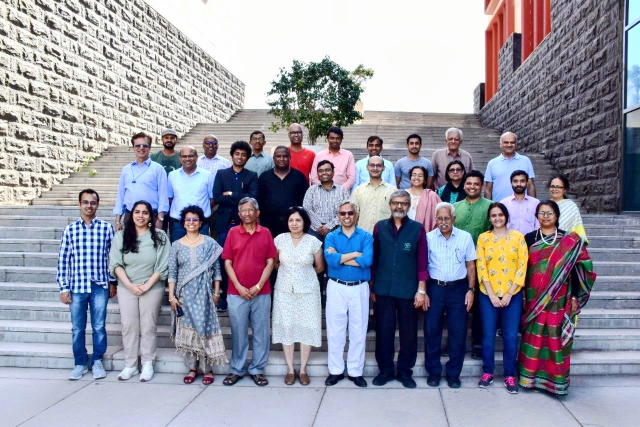
#> input picture Plaksha_Faculty.jpg, 1280 x 854 px (shown at 1/2 size)
$ jupyter execute --allow-errors 'Lab 5-Spring 2026.ipynb'
#> lines starting #> are read from the running program, lines starting #| are printed output that depends on the picture; after the words box and inside, x2 and y2 are one past the last pixel; in counts of white or black regions, pixels touching at a corner belong together
#### Instructions
###### Follow the instructions given in comments prefixed with ## and write your code below that.
###### Also fill the partial code in given blanks.
###### Don't make any changes to the rest part of the codes

### Answer the questions given at the end of this notebook within your report.

### You would need to submit your GitHub repository link. Refer to the PDF document for the instructions and details.

[cell 1]
import cv2
import numpy as np
import matplotlib.pyplot as plt
import sklearn
from sklearn.cluster import KMeans
from scipy.spatial import distance
from matplotlib.offsetbox import OffsetImage, AnnotationBbox

[cell 2]
## Reading the image plaksha_Faculty.jpg
plaksha_faculty = cv2.imread("Plaksha_Faculty.jpg")
#> plaksha_faculty is the input picture: shape (854, 1280, 3); mean B, G, R 162.4, 149, 149.2
## Convert the image to grayscale
plaksha_faculty_grey= cv2.cvtColor(plaksha_faculty,cv2.COLOR_BGR2GRAY)
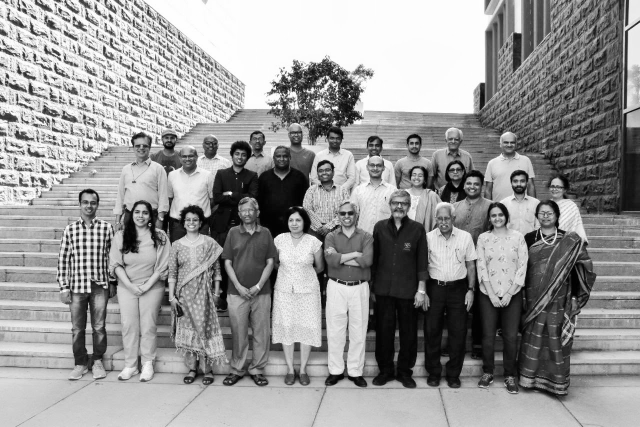
#> plaksha_faculty_grey: shape (854, 1280) (shown at 1/2 size); min 0, max 255, mean 150.6

# Loading the required haar-cascade xml classifier file
face_cascade = cv2.CascadeClassifier(cv2.data.haarcascades + "haarcascade_frontalface_default.xml")

# Applying the face detection method on the grayscale image.
## Change the parameters for better detection of faces in your case.
faces_rect = face_cascade.detectMultiScale(plaksha_faculty_grey, 1.15, 7)
#> faces_rect = 21 rows, first 6: [320, 262, 37, 37], [502, 267, 29, 29], [655, 266, 30, 30], [811, 274, 35, 35], [1091, 359, 39, 39], [570, 426, 40, 40]

# Define the text and font parameters
text ="Face" ## The text you want to write
font = cv2.FONT_HERSHEY_SIMPLEX## Font type
font_scale = 0.5  ## Font scale factor
font_color = (0,0,255)  ## Text color in BGR format (here, it's red)
font_thickness = 3  ## Thickness of the text


# Iterating through rectangles of detected faces
for (x, y, w, h) in faces_rect:
    cv2.rectangle(plaksha_faculty, (x, y), (x+w, y+h), (0, 0, 255), 2)
    # Use cv2.putText to add the text to the image, Use text, font, font_scale, font_color, font_thickness here
    cv2.putText(plaksha_faculty, text, (x,y-20), font, font_scale, font_color, font_thickness)
#> this loop made 21 passes
#> (x, y, w, h) on passes 1 to 12: (320, 262, 37, 37), (502, 267, 29, 29), (655, 266, 30, 30), (811, 274, 35, 35), (1091, 359, 39, 39), (570, 426, 40, 40), (463, 296, 34, 34), (729, 314, 44, 44), (891, 326, 39, 39), (632, 328, 35, 35), (819, 338, 33, 33), (1017, 346, 43, 43)
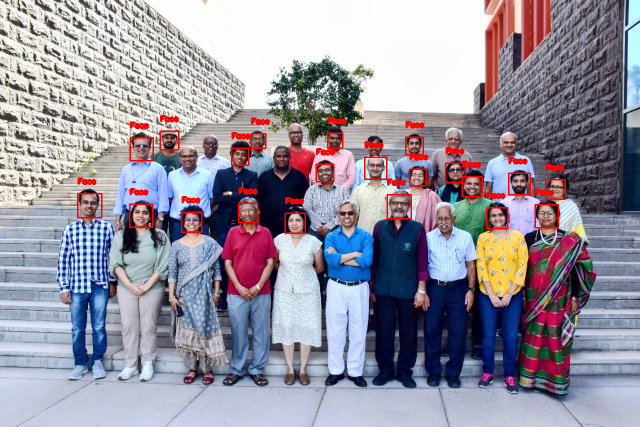
#> plaksha_faculty: shape (854, 1280, 3) (shown at 1/2 size); 1.66% of pixels changed, all inside (x1, y1, x2, y2) = (154, 230, 1132, 468)
no_of_faces=len(faces_rect)
#> no_of_faces = 21

## Display the image and window title should be "Total number of face detected are #"
cv2.imshow(f"Total number of face detected are {no_of_faces}", plaksha_faculty)
cv2.waitKey(0)
cv2.destroyAllWindows()

[cell 3]
from matplotlib.offsetbox import OffsetImage, AnnotationBbox
# Extract face region features (Hue and Saturation)
img_hsv = cv2.cvtColor(plaksha_faculty,cv2.COLOR_BGR2HSV) ## call the img and convert it from BGR to HSV and store in img_hsv
#> img_hsv: shape (854, 1280, 3); mean H, S, V 85.7, 71, 173.6
hue_saturation = []
face_images = []  # To store detected face images

for (x, y, w, h) in faces_rect:
    face = img_hsv[y:y + h, x:x + w]
    hue = np.mean(face[:, :, 0])
    saturation = np.mean(face[:, :, 1])
    hue_saturation.append((hue, saturation))
    face_images.append(face)
#> this loop made 21 passes
#> (x, y, w, h, hue, saturation) on passes 1 to 12: (320, 262, 37, 37, 59.61, 112.2), (502, 267, 29, 29, 34.6, 117.7), (655, 266, 30, 30, 49.12, 133.5), (811, 274, 35, 35, 64.71, 116.2), (1091, 359, 39, 39, 29.54, 125.1), (570, 426, 40, 40, 57.27, 117.8), (463, 296, 34, 34, 44.21, 133.6), (729, 314, 44, 44, 70.27, 83.86), (891, 326, 39, 39, 107.5, 139.8), (632, 328, 35, 35, 83.56, 115.6), (819, 338, 33, 33, 35.76, 114.7), (1017, 346, 43, 43, 95.85, 121.4)
#> after the loop, face_images = 21 items; hue_saturation = 21 items, first 6: (59.61, 112.2), (34.6, 117.7), (49.12, 133.5), (64.71, 116.2), (29.54, 125.1), (57.27, 117.8)

hue_saturation = np.array(hue_saturation)
#> hue_saturation = 21 rows, first 8: [59.61, 112.2], [34.6, 117.7], [49.12, 133.5], [64.71, 116.2], [29.54, 125.1], [57.27, 117.8], [44.21, 133.6], [70.27, 83.86]

## Perform k-Means clustering on hue_saturation and store in kmeans
kmeans = KMeans(n_clusters=3, random_state=42)
kmeans.fit(hue_saturation)
centroids = kmeans.cluster_centers_
labels = kmeans.labels_

# Create a figure and axis
fig, ax = plt.subplots(figsize=(12, 6))

# Plot the clustered faces with custom markers
for i, (x,y,w,h ) in enumerate(faces_rect):
    im = OffsetImage(cv2.cvtColor(cv2.resize(face_images[i], (20, 20)), cv2.COLOR_HSV2RGB))
    ab = AnnotationBbox(im, (hue_saturation[i, 0], hue_saturation[i, 1]), frameon=False, pad=0)
    ax.add_artist(ab)
    plt.plot(hue_saturation[i, 0], hue_saturation[i, 1])


plt.xlabel("Average Hue")
plt.ylabel("Average Saturation")
plt.title("Clustering Faces based on Skin tone (HSV space)")
plt.grid(True)
plt.show()
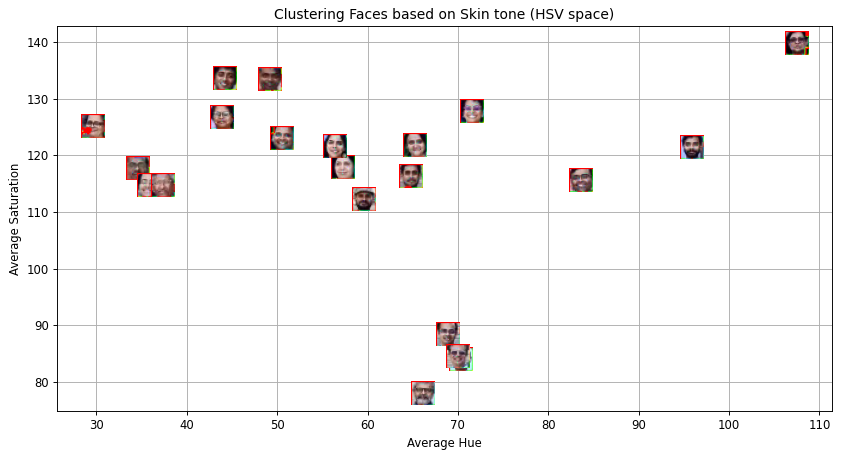
#> figure drawn by matplotlib, 1 panel

[cell 4]
# Create an empty list to store legend labels
legend_labels = []

# Create lists to store points for each cluster
cluster_0_points = []
cluster_1_points = []

# Your code for scatter plot goes here
fig, ax = plt.subplots(figsize=(12, 6))
for i, (x, y, w, h) in enumerate(faces_rect):
    if kmeans.labels_[i] == 0:
        cluster_0_points.append((hue_saturation[i, 0], hue_saturation[i, 1]))
    else:
        cluster_1_points.append((hue_saturation[i, 0], hue_saturation[i, 1]))
#> after the loop, cluster_0_points = [(70.27, 83.86), (68.86, 88.33), (70.01, 84.49), (66.12, 77.92)]; cluster_1_points = [(59.61, 112.2), (34.6, 117.7), (49.12, 133.5), (64.71, 116.2), (29.54, 125.1), (57.27, 117.8), (44.21, 133.6), (107.5, 139.8), (83.56, 115.6), (35.76, 114.7), (95.85, 121.4), (50.49, 123), (37.35, 114.7), (71.57, 127.9), (56.39, 121.6), (43.84, 126.7), (65.22, 121.7)]


cluster_0_points = np.array(cluster_0_points)
#> cluster_0_points = [[70.27, 83.86], [68.86, 88.33], [70.01, 84.49], [66.12, 77.92]]
# Plot points for cluster 0 in green
plt.scatter(cluster_0_points[:,0], cluster_0_points[:,1], c="green",label="cluster 0")


cluster_1_points = np.array(cluster_1_points)
#> cluster_1_points = 17 rows, first 8: [59.61, 112.2], [34.6, 117.7], [49.12, 133.5], [64.71, 116.2], [29.54, 125.1], [57.27, 117.8], [44.21, 133.6], [107.5, 139.8]
# Plot points for cluster 1 in blue
plt.scatter(cluster_1_points[:,0], cluster_1_points[:,1], c="blue", label="cluster 1")

# Calculate and plot centroids
centroid_0 = np.mean(cluster_0_points, axis=0)
#> centroid_0 = [68.82, 83.65]
centroid_1 = np.mean(cluster_1_points, axis=0)
#> centroid_1 = [58.03, 122.5]

# Plot both the centroid for cluster 0 and cluster 1
plt.scatter(centroid_0[0], centroid_0[1], c="darkgreen", marker="X", s=250, label="centroid 0")
plt.scatter(centroid_1[0], centroid_1[1], c="darkgreen", marker="X", s=250, label="centroid 1")


plt.xlabel("Average Hue")
plt.ylabel("Average Saturation")
plt.title("KMeans Face clustering based on skin tone")
plt.legend()
plt.grid(True)
plt.show()
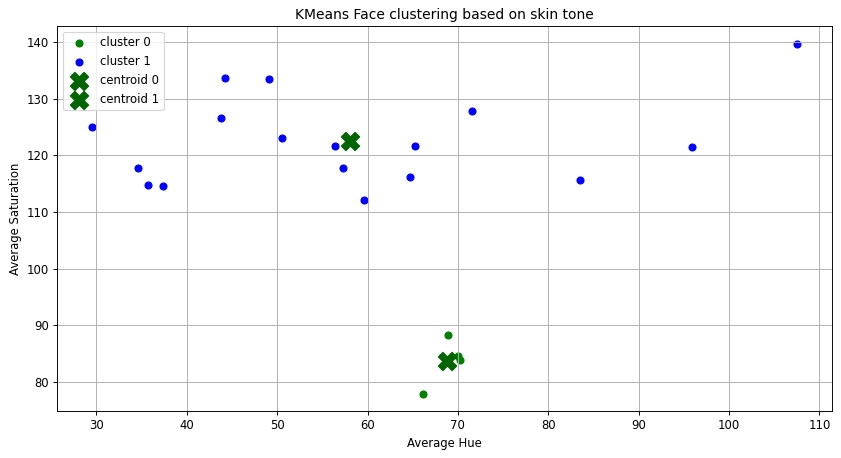
#> figure drawn by matplotlib, 1 panel

[cell 5]
## Read the class of the template image 'Dr_Shashi_Tharoor.jpg' using cv2 and store it in template_img
template_img = cv2.imread("Dr_Shashi_Tharoor.jpg")
# Detect face  in the template image after converting it to gray and store it in template_faces
#> (the rest of this cell did not finish here and is left out)

#> (a cell that did not finish here is left out)

[cell 7]
# Create an empty list to store legend labels
legend_labels = []

# Create lists to store points for each cluster
cluster_0_points = []
cluster_1_points = []

# Your code for scatter plot goes here
fig, ax = plt.subplots(figsize=(12, 6))
for i, (x, y, w, h) in enumerate(faces_rect):
    if kmeans.labels_[i] == 0:
        cluster_0_points.append((hue_saturation[i, 0], hue_saturation[i, 1]))
    else:
        cluster_1_points.append((hue_saturation[i, 0], hue_saturation[i, 1]))
#> after the loop, cluster_0_points = [(70.27, 83.86), (68.86, 88.33), (70.01, 84.49), (66.12, 77.92)]; cluster_1_points = [(59.61, 112.2), (34.6, 117.7), (49.12, 133.5), (64.71, 116.2), (29.54, 125.1), (57.27, 117.8), (44.21, 133.6), (107.5, 139.8), (83.56, 115.6), (35.76, 114.7), (95.85, 121.4), (50.49, 123), (37.35, 114.7), (71.57, 127.9), (56.39, 121.6), (43.84, 126.7), (65.22, 121.7)]

# Plot points for cluster 0 in green
cluster_0_points = np.array(cluster_0_points)
#> cluster_0_points = [[70.27, 83.86], [68.86, 88.33], [70.01, 84.49], [66.12, 77.92]]
plt.scatter(cluster_0_points[:,0],cluster_0_points[:,1],c="green",label="cluster 0")

# Plot points for cluster 1 in blue
cluster_1_points = np.array(cluster_1_points)
#> cluster_1_points = 17 rows, first 8: [59.61, 112.2], [34.6, 117.7], [49.12, 133.5], [64.71, 116.2], [29.54, 125.1], [57.27, 117.8], [44.21, 133.6], [107.5, 139.8]
plt.scatter(cluster_1_points[:,0],cluster_1_points[:,1], c="blue", label="cluster 1" )

# Calculate and plot centroids for both the clusters
centroid_0 = np.mean(cluster_0_points, axis=0)
centroid_1 = np.mean(cluster_1_points, axis=1)
#> centroid_1 = 17 values, max 123.6 at index 7, min 75.24 at index 9, mean 90.29
plt.scatter(centroid_0[0], centroid_0[1], c="green", marker="X",label="centroid 0") ## plot for centroid 0
plt.scatter(centroid_1[0],centroid_1[1], c="green", marker="X", label="centroid 0")  ## plot for centroid 1
#> (the rest of this cell did not finish here and is left out)
